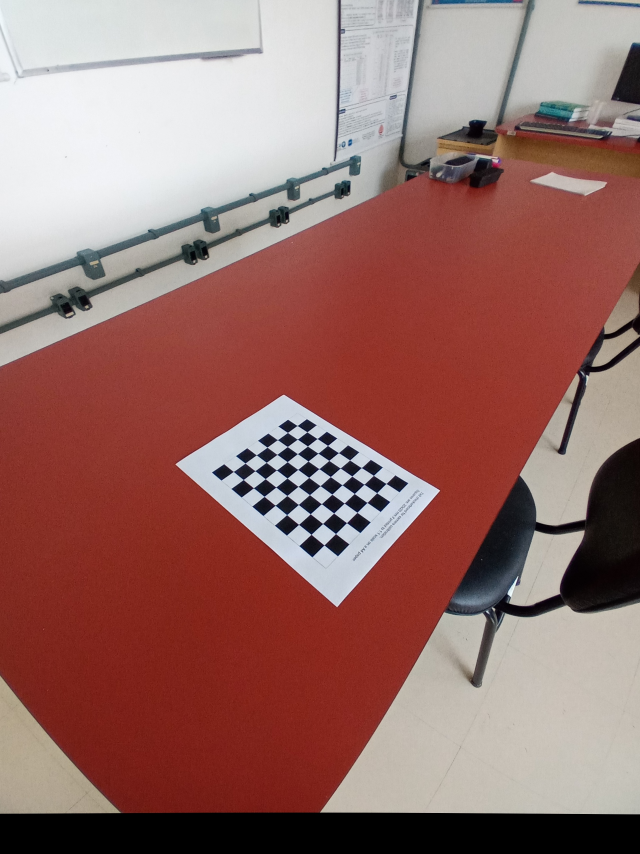
#> input picture results/06-06-2022-wide-cam23-06-2022 02-26/20220606_145202.jpg, 1920 x 2560 px, given as the content of the folder lts/06-06-2022-wide-cam23-06-2022 02-26/20220606_145202.jpg/, which was not available (shown at 1/3 size)
$ python main.py 'results/06-06-2022-wide-cam23-06-2022 02-26/20220606_145202.jpg'
#> lines starting #> are read from the running program, lines starting #| are printed output that depends on the picture; long printed decimals are rounded; pictures that were not available may be replaced by others from this repository, and a replacement may not be noted
### handle_data.py
import pickle

def save_coefficients(mtx, dist, path) -> None:
    with open(f'{path}/coefficients.p', 'wb') as f:
        coef = {'mtx': mtx, 'dist': dist}
        pickle.dump(coef, f)

# [7 lines left out: function load_coefficients, not called in this run]

### main.py
import os
import sys
from datetime import datetime

import cv2
import numpy as np
from tqdm import tqdm

from handle_data import *


# chessboard size
CHECKERBOARD = (9,7)

# set criteria to refine the detection of subpix of a boarder (more on README.md -> References)
criteria = (cv2.TERM_CRITERIA_EPS + cv2.TERM_CRITERIA_MAX_ITER, 30, 0.001)

# Arrays to store object points and image points from all the images
object_points = [] # 3D points in real world space
img_points = [] # 2D points in image plane

# build vector to store object points
objp = np.zeros((CHECKERBOARD[0] * CHECKERBOARD[1],3), np.float32)
objp[:,:2] = np.mgrid[0:CHECKERBOARD[0],0:CHECKERBOARD[1]].T.reshape(-1,2) # x,y coordinates


def main(path: str, correct_files: bool = True):
    '''
    Function that receives a image file path, calibrate the camera,\n
    store the coefficients and save the undistort images.
    '''
#> called with correct_files = True

    # getting image file names
    images = os.listdir(path)
    print(f'Directory: {path}')
    print('Images:')
    for i in images:
        print(f'\t{i}')
    print('\n')

    # processing images
    print('Getting coefficients...')
    for image in tqdm(images):

        # openning a image
        img = cv2.imread(f'{path}{image}')
#> img is the input picture: shape (2560, 1920, 3); mean B, G, R 105.2, 110.2, 151.5
        img_gray = cv2.cvtColor(img, cv2.COLOR_BGR2GRAY) # convert to gray
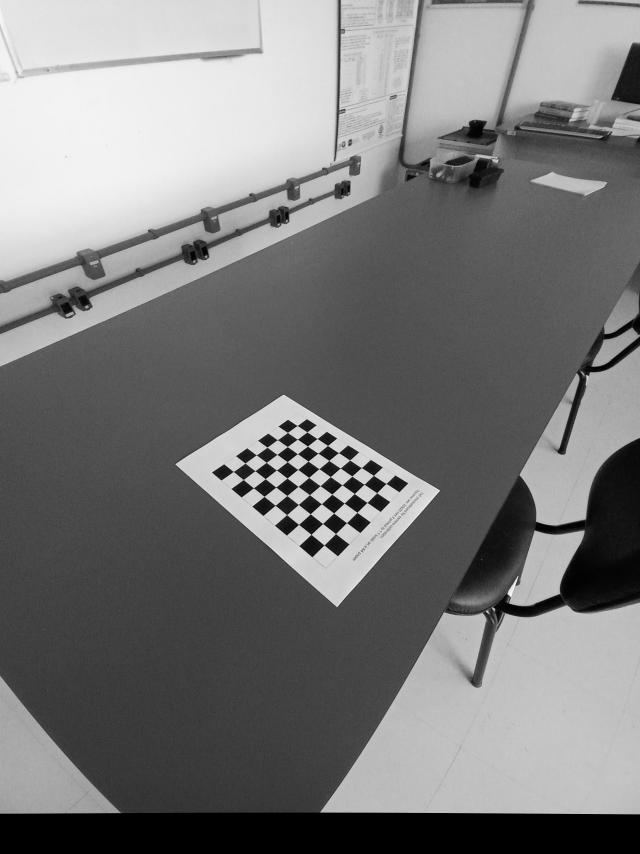
#> img_gray: shape (2560, 1920) (shown at 1/3 size); min 0, max 253, mean 122

        # detecting boards on chessboard
        retval, corners = cv2.findChessboardCorners(img_gray, CHECKERBOARD, None)
#> retval = True; corners = 63 rows, first 8: [892.1, 1277.6], [921.6, 1296.4], [952.3, 1316.4], [983.4, 1337.1], [1016.1, 1359], [1049.9, 1380.8], [1084.6, 1403.6], [1120.9, 1426.7]

        # if borders were detected
        if retval:
            # refine detected boards
            corners2 = cv2.cornerSubPix(img_gray, corners, (11, 11), (-1,-1), criteria)
#> corners2 = 63 rows, first 8: [892.4, 1277.4], [921.7, 1296.5], [952.2, 1316.5], [983.6, 1337.2], [1016.2, 1358.7], [1049.8, 1380.9], [1084.8, 1403.5], [1121.2, 1426.9]

            # add to image and object points
            img_points.append(corners2)
            object_points.append(objp)

        # [8 lines of commented-out code are left out]
    ret, mtx, dist, rvecs, tvecs = cv2.calibrateCamera(object_points, img_points, img_gray.shape[::-1], None, None)
#> ret = 0.237; mtx = [[1608.3, 0, 975.6], [0, 3351.7, 1278.3], [0, 0, 1]]; dist = [[0.0849, 2.26, 0.00251, 0.00686, -12.88]]; rvecs = ([-1.18, 0.441, 0.634],); tvecs = ([-2.06, -0.00872, 39.62],)
    print(f'\n- intrinsic parameters')
    print(f'\tmtx:\n{mtx}')
#| 	mtx:
#| [[1.60825485e+03 0.00000000e+00 9.75578376e+02]
#|  [0.00000000e+00 3.35172902e+03 1.27826943e+03]
#|  [0.00000000e+00 0.00000000e+00 1.00000000e+00]]
    print(f'\tdist:\n{dist}')
#| 	dist:
#| [[ 8.49037997e-02  2.26377504e+00  2.51250872e-03  6.86061197e-03
#|   -1.28777259e+01]]

    # getting error
    mean_error = 0
    for i in range(len(object_points)):
        imgpoints2, _ = cv2.projectPoints(object_points[i], rvecs[i], tvecs[i], mtx, dist)
        error = cv2.norm(img_points[i], imgpoints2, cv2.NORM_L2)/len(imgpoints2)
        mean_error += error
#> this loop made 1 pass
#> (error, mean_error) on pass 1: (0.0298, 0.0298)
#> after the loop, mean_error = 0.0298
    error = mean_error/len(object_points)
    print(f'\n- total error: {error}')
#| - total error: 0.02981

    # creating the results path
    os.makedirs(f'results', exist_ok=True)
    date = datetime.now().strftime('%d-%m-%Y %H-%M')
    destinyPath = path.split('\\')[-2]+date
    os.makedirs(f'results/{destinyPath}')

    # saving coefficients
    save_coefficients(mtx, dist, f'results/{destinyPath}')
#> in save_coefficients, `coef = {'mtx': mtx, 'dist': dist}`: coef = {'mtx': [[1608.3, 0, 975.6], [0, 3351.7, 1278.3], [0, 0, 1]], 'dist': [[0.0849, 2.26, 0.00251, 0.00686, -12.88]]}

    # correcting images
    if correct_files:
        print('\nUndistort images...')
        for image in tqdm(images):
            img = cv2.imread(f'{path}{image}')

            # getting new camera matrix (to auto crop with alpha = 0)
            h,  w = img.shape[:2]
#> h = 2560; w = 1920
            newcameramtx, roi = cv2.getOptimalNewCameraMatrix(mtx, dist, (w,h), 0, (w,h))
#> newcameramtx = [[1608.3, 0, 975.6], [0, 3422, 1282.1], [0, 0, 1]]; roi = (0, 0, 1919, 2559)

            # undistort and save img
            img_undistort = cv2.undistort(img, mtx, dist, None, newcameramtx)
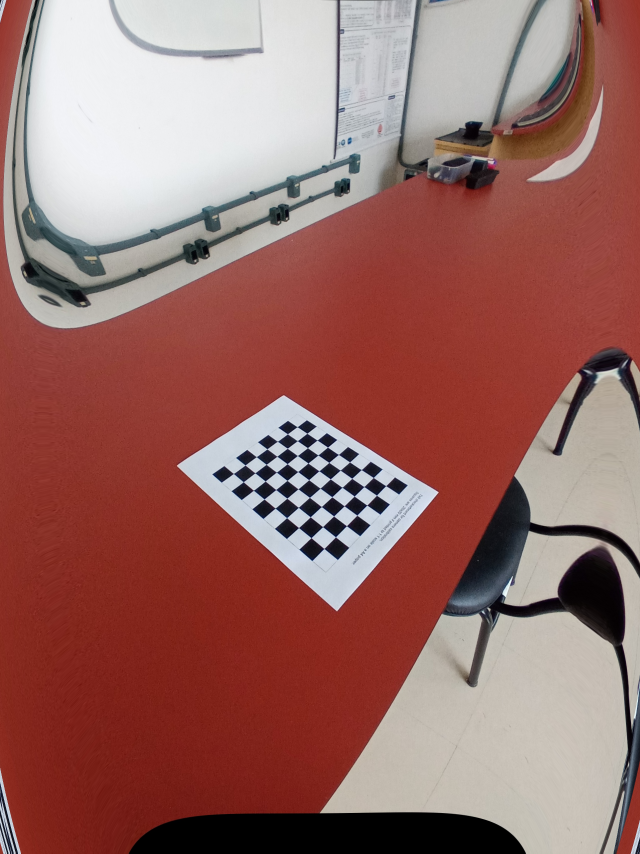
#> img_undistort: shape (2560, 1920, 3) (shown at 1/3 size); mean B, G, R 101.6, 106.8, 153.1
            cv2.imwrite(f'./results/{destinyPath}/{image}', img_undistort)

    print('\nDone!')


if __name__ == '__main__':

    print('------------------------ Camera Calibration ------------------------\n')

    args = sys.argv[1:]

    if args:
        path = args[0]
        if path[-1] != '\\':
            path += '\\'

        main(path)

    else:
        print('Error! Please insert an image path as parameter.')

$ run again, on results/06-06-2022-wide-cam23-06-2022 02-26/20220606_145208.jpg
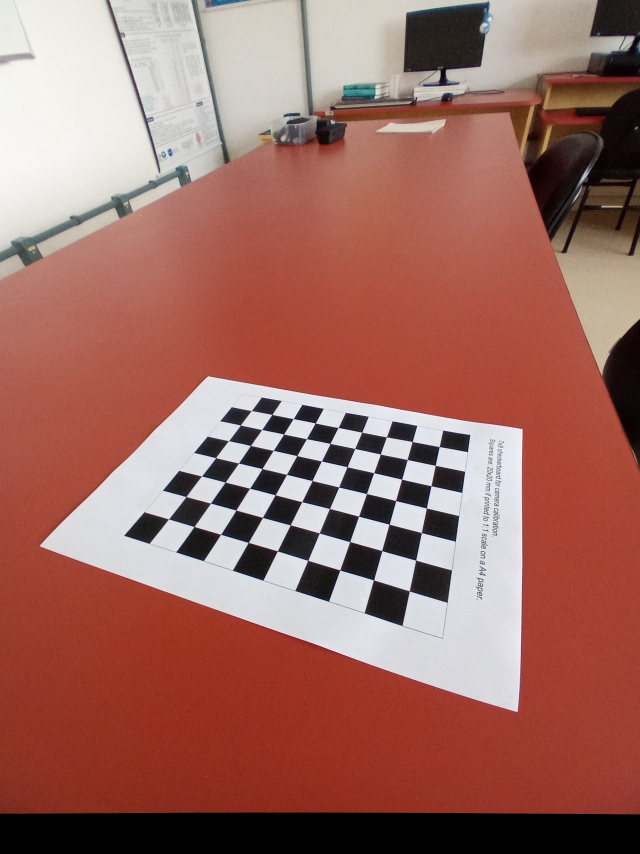
#> input picture results/06-06-2022-wide-cam23-06-2022 02-26/20220606_145208.jpg, 1920 x 2560 px, given as the content of the folder lts/06-06-2022-wide-cam24-06-2022 20-03/20220606_145208.jpg/, which was not available (shown at 1/3 size)
#> in main, img is the input picture: shape (2560, 1920, 3); mean B, G, R 98.6, 107.5, 158.7
#> in main, `img_gray = cv2.cvtColor(img, cv2.COLOR_BGR2GRAY)`:
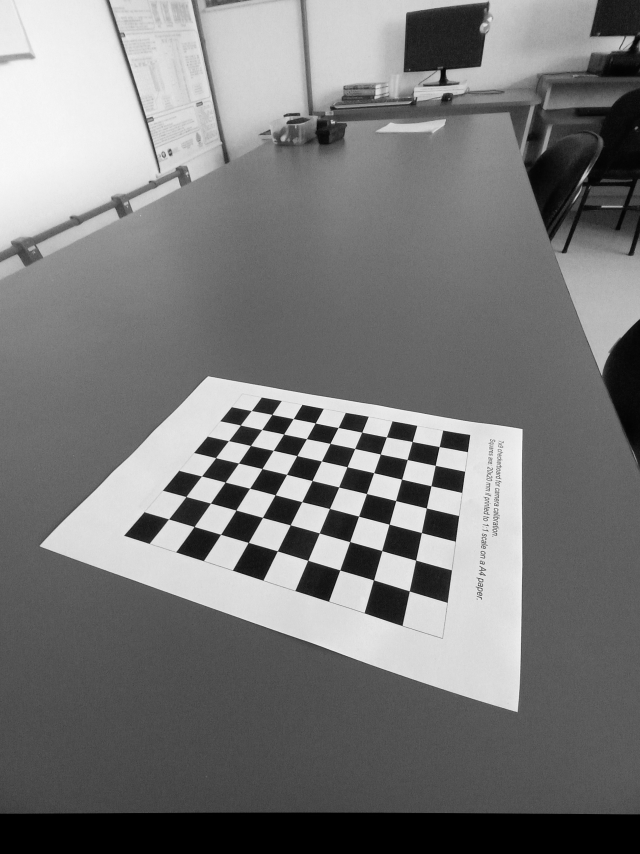
#> img_gray: shape (2560, 1920) (shown at 1/3 size); min 0, max 254, mean 121.8
#> retval = True; corners = 63 rows, first 8: [755.5, 1232.5], [817, 1243.9], [880.6, 1256.6], [946.6, 1269.7], [1015, 1283.5], [1086, 1297.5], [1160.2, 1311.5], [1237.4, 1325.6]
#> corners2 = 63 rows, first 8: [755, 1232.6], [816.8, 1244.2], [880.6, 1256.6], [946.6, 1269.8], [1015.1, 1283.5], [1086, 1297.4], [1160.1, 1311.6], [1237.4, 1325.5]
#> ret = 0.444; mtx = [[1289.9, 0, 970.9], [0, 1106.5, 1071.7], [0, 0, 1]]; dist = [[0.146, -0.185, -0.0203, 0.00538, 0.113]]; rvecs = ([-0.881, 0.224, 0.286],); tvecs = ([-3.16, 2.76, 18.8],)
#| 	mtx:
#| [[1.28988967e+03 0.00000000e+00 9.70859278e+02]
#|  [0.00000000e+00 1.10653087e+03 1.07174381e+03]
#|  [0.00000000e+00 0.00000000e+00 1.00000000e+00]]
#| 	dist:
#| [[ 0.1461 -0.1851 -0.02027  0.005383  0.1133]]
#> the loop in main, `for i in range(len(object_points)):` made 1 pass
#> (error, mean_error) on pass 1: (0.056, 0.056)
#> after the loop in main, `for i in range(len(object_points)):`: mean_error = 0.056
#| - total error: 0.05599
#> coef = {'mtx': [[1289.9, 0, 970.9], [0, 1106.5, 1071.7], [0, 0, 1]], 'dist': [[0.146, -0.185, -0.0203, 0.00538, 0.113]]}
#> newcameramtx = [[1994.9, 0, 973], [0, 1487.9, 1241.1], [0, 0, 1]]; roi = (0, 0, 1919, 2559)
#> in main, `img_undistort = cv2.undistort(img, mtx, dist, None, newcameramtx)`:
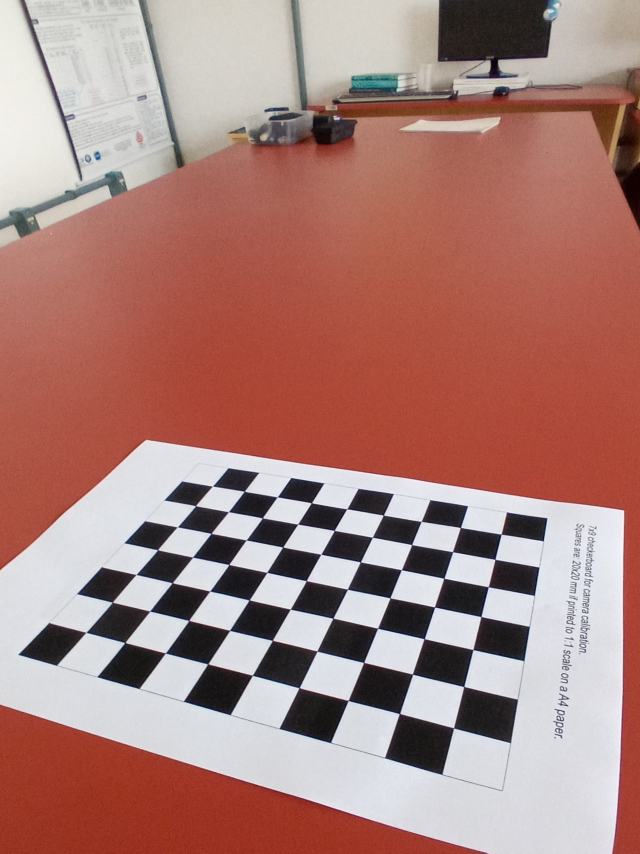
#> img_undistort: shape (2560, 1920, 3) (shown at 1/3 size); mean B, G, R 123.5, 129.7, 171.3

$ run again, on results/06-06-2022-wide-cam23-06-2022 02-26/20220606_145215.jpg
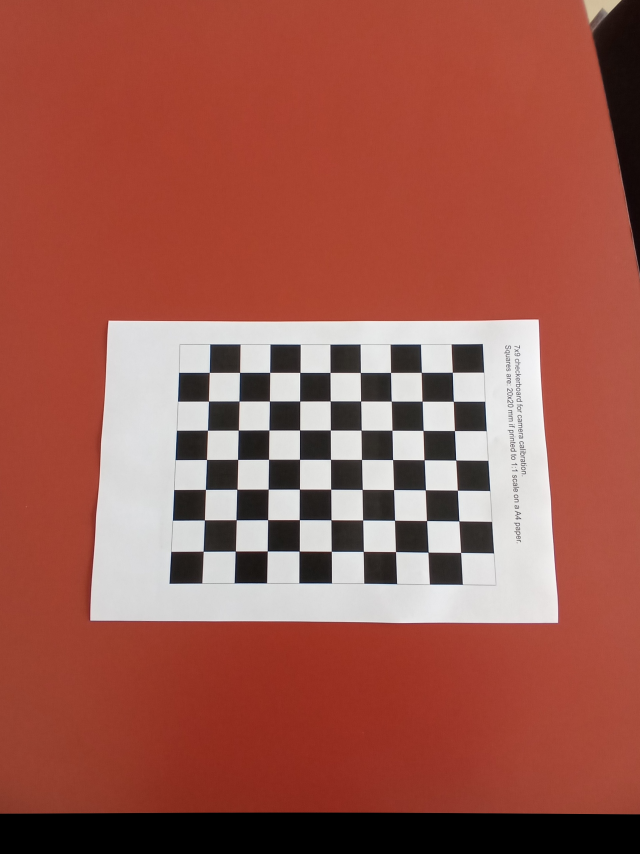
#> input picture results/06-06-2022-wide-cam23-06-2022 02-26/20220606_145215.jpg, 1920 x 2560 px, given as the content of the folder lts/06-06-2022-wide-cam24-06-2022 20-03/20220606_145215.jpg/, which was not available (shown at 1/3 size)
#> in main, img is the input picture: shape (2560, 1920, 3); mean B, G, R 77.8, 89.4, 158.2
#> in main, `img_gray = cv2.cvtColor(img, cv2.COLOR_BGR2GRAY)`:
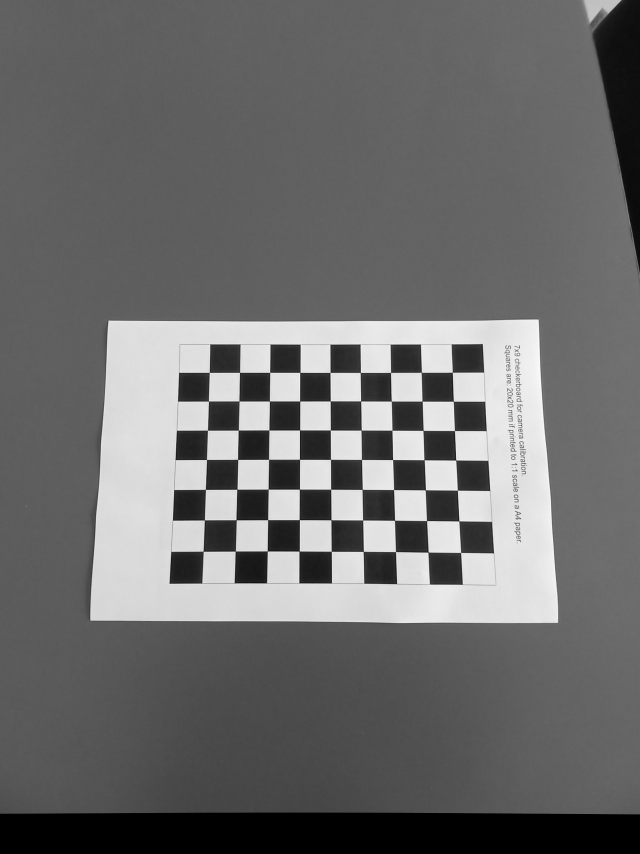
#> img_gray: shape (2560, 1920) (shown at 1/3 size); min 0, max 255, mean 108.7
#> retval = True; corners = 63 rows, first 8: [1383, 1658.2], [1285.3, 1657], [1187.3, 1655.6], [1090.7, 1654.9], [994.6, 1654.5], [898.4, 1654], [802.6, 1653.8], [707.1, 1653.7]
#> corners2 = 63 rows, first 8: [1382.9, 1658.2], [1285.1, 1657.2], [1187.4, 1655.7], [1090.6, 1654.9], [994.6, 1654.6], [898.4, 1654], [802.6, 1653.8], [706.8, 1654]
#> ret = 0.461; mtx = [[2020.1, 0, 925.3], [0, 1946.9, 1278.6], [0, 0, 1]]; dist = [[0.0492, 2.8, 0.00119, 0.0052, -19.72]]; rvecs = ([-0.00215, 0.29, 3.13],); tvecs = ([4.72, 4.07, 21.21],)
#| 	mtx:
#| [[2.02012197e+03 0.00000000e+00 9.25340729e+02]
#|  [0.00000000e+00 1.94686444e+03 1.27864539e+03]
#|  [0.00000000e+00 0.00000000e+00 1.00000000e+00]]
#| 	dist:
#| [[ 4.92072409e-02  2.80309030e+00  1.19265415e-03  5.19992926e-03
#|   -1.97174703e+01]]
#> the loop in main, `for i in range(len(object_points)):` made 1 pass
#> (error, mean_error) on pass 1: (0.0581, 0.0581)
#> after the loop in main, `for i in range(len(object_points)):`: mean_error = 0.0581
#| - total error: 0.05808
#> coef = {'mtx': [[2020.1, 0, 925.3], [0, 1946.9, 1278.6], [0, 0, 1]], 'dist': [[0.0492, 2.8, 0.00119, 0.0052, -19.72]]}
#> newcameramtx has the same summary as mtx; roi = (0, 0, 1919, 2559)
#> in main, `img_undistort = cv2.undistort(img, mtx, dist, None, newcameramtx)`:
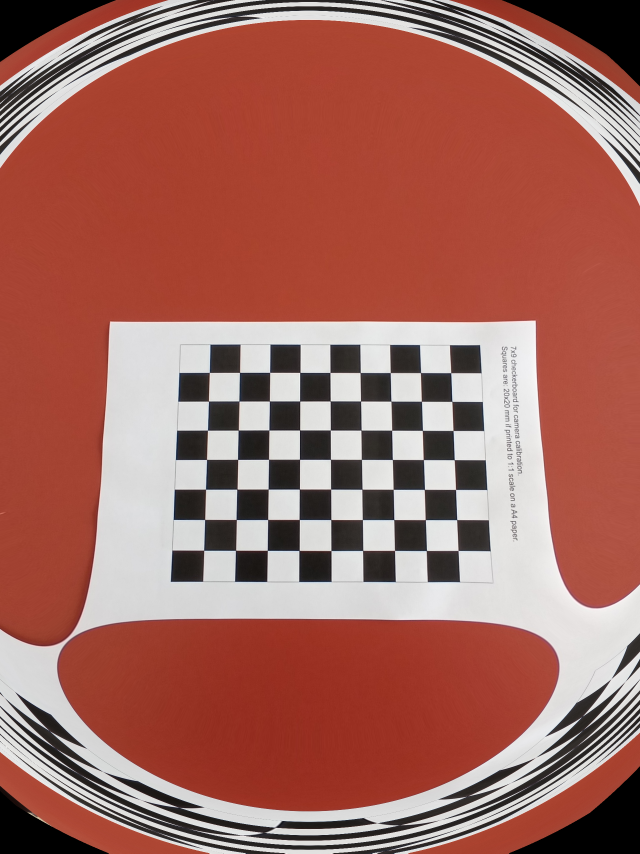
#> img_undistort: shape (2560, 1920, 3) (shown at 1/3 size); mean B, G, R 94.7, 104.5, 163.1
